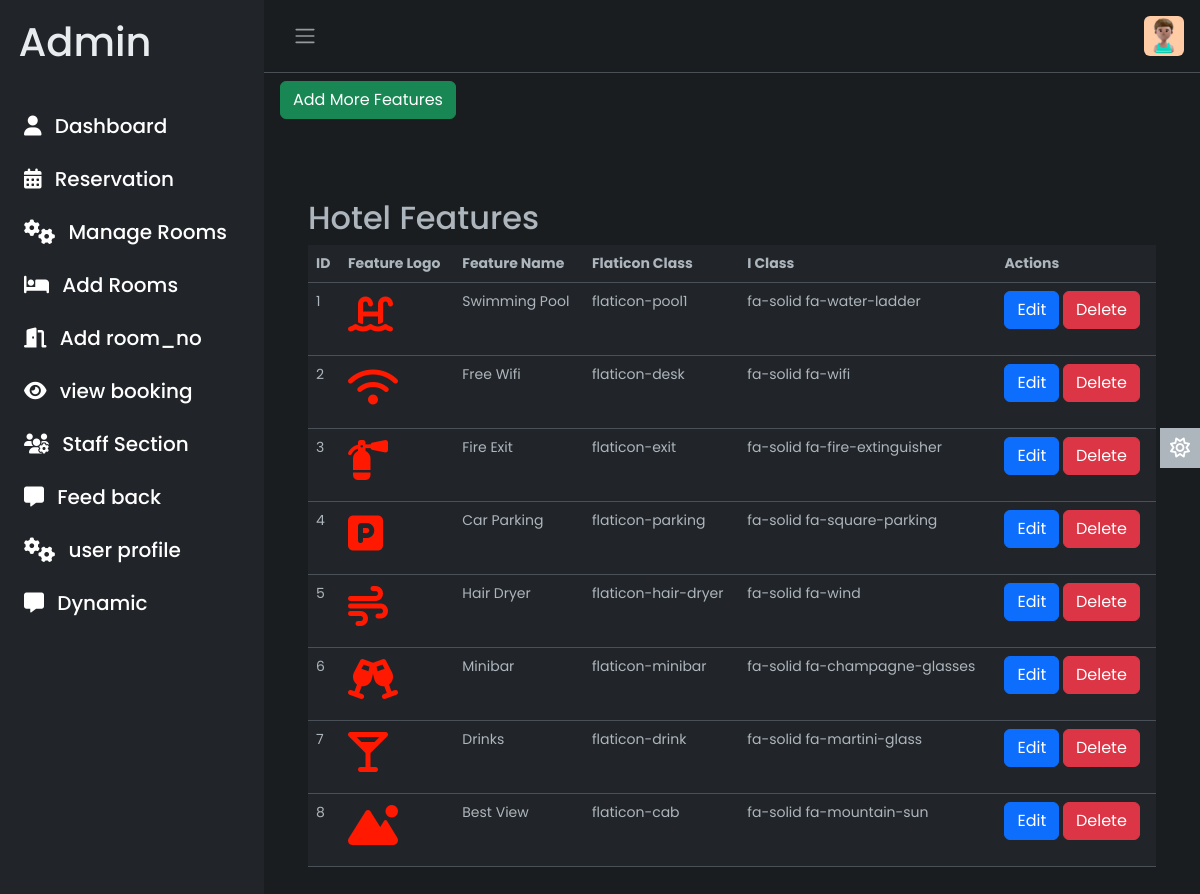
Screenshot of /admin/dynamic/hotel_features.php (signed in) with the database file from the repository.
### tables this page shows
CREATE TABLE `hotelfeatures` (
  `id` int(11) NOT NULL,
  `feature_name` varchar(255) DEFAULT NULL,
  `flaticon_class` varchar(255) DEFAULT NULL,
  `i_class` varchar(255) DEFAULT NULL
);

### admin/dynamic/hotel_features.php (the view, shortened to what this page needs)
<!DOCTYPE html>
<html lang="en" data-bs-theme="dark">
<head>
    <link rel="stylesheet" href="https://cdn.jsdelivr.net/npm/bootstrap@5.3.0-alpha2/dist/css/bootstrap.min.css" />
    <link rel="stylesheet" href="../css/style.css">
</head>
<body>
    <div class="wrapper">
        <?php include ('include/aside.php') ?>
        <div class="main">
            <?php include ('include/nav.php') ?>
            <main class="content px-3 py-2">
                <a href="hotel_features_add.php" class="btn btn-success mb-3">Add More Features</a>
                <div class="container-fluid  p-3 my-container">
                    <div class="container mt-5">
                        <h2>Hotel Features</h2>
                        <table class="table">
                            <thead>
                                <tr>
                                    <th>ID</th>
                                    <th>Feature Logo</th>
                                    <th>Feature Name</th>
                                    <th>Flaticon Class</th>
                                    <th>I Class</th>
                                    <th>Actions</th>
                                </tr>
                            </thead>
                            <tbody>
                                <?php
                                $query = "SELECT * FROM hotelfeatures";
                                $result = mysqli_query($conn, $query);
                                if (mysqli_num_rows($result) > 0) {
                                    while ($row = mysqli_fetch_assoc($result)) {
                                        ?>
                                        <tr>
                                            <td>
                                                <?php echo $row['id']; ?>
                                            </td>
                                            <td>
                                                <span class=<?php echo $row['flaticon_class']; ?> display-3 mb-3 d-block
                                                    text-primary>
                                                    <h1><i class="<?php echo $row['i_class']; ?>" style="color: #ff1900;"></i>
                                                    </h1>
                                                </span>
                                            </td>
                                            <td>
                                                <?php echo $row['feature_name']; ?>
                                            </td>
                                            <td>
                                                <?php echo $row['flaticon_class']; ?>
                                            </td>
                                            <td>
                                                <?php echo $row['i_class']; ?>
                                            </td>
                                            <td>
                                                <a href="edit_feature.php?id=<?php echo $row['id']; ?>"
                                                    class="btn btn-primary">Edit</a>
                                                <a href="delete_feature.php?id=<?php echo $row['id']; ?>"
                                                    class="btn btn-danger">Delete</a>
                                            </td>
                                        </tr>
                                        <?php
                                    }
                                } else {
                                    echo "<tr><td colspan='6'>No hotel features found.</td></tr>";
                                }
                                ?>
                            </tbody>
                        </table>
                    </div>
                </div>
            </main>
            <a href="#" class="theme-toggle">
                <i class="fa-regular fa-sun"></i>
            </a>
        </div>
    </div>
</body>
</html>

### admin/css/style.css (style rules this page uses)
body { font-family: 'Poppins', sans-serif; font-size: 0.875rem; opacity: 1; overflow-y: scroll; margin: 0; }
a { cursor: pointer; text-decoration: none; font-family: 'Poppins', sans-serif; }
.wrapper { align-items: stretch; display: flex; width: 100%; }
.main { display: flex; flex-direction: column; min-height: 100vh; min-width: 0; overflow: hidden; transition: all 0.35s ease-in-out; width: 100%; background: var(--bs-dark-bg-subtle); }
.content { flex: 1; max-width: 100vw; width: 100vw; }
@media (min-width:768px) { .content { max-width: auto; width: auto; } }
.theme-toggle { position: fixed; top: 50%; transform: translateY(-65%); text-align: center; z-index: 10; right: 0; left: auto; border: none; background-color: var(--bs-body-color); }
html[data-bs-theme="dark"] .theme-toggle .fa-sun, html[data-bs-theme="light"] .theme-toggle .fa-moon { cursor: pointer; padding: 10px; display: block; font-size: 1.25rem; color: #FFF; }

### rows the page displays
hotelfeatures: id "1", feature_name "Swimming Pool", flaticon_class "flaticon-pool1", i_class "fa-solid fa-water-ladder"
hotelfeatures: id "2", feature_name "Free Wifi", flaticon_class "flaticon-desk", i_class "fa-solid fa-wifi"
hotelfeatures: id "3", feature_name "Fire Exit", flaticon_class "flaticon-exit", i_class "fa-solid fa-fire-extinguisher"
hotelfeatures: id "4", feature_name "Car Parking", flaticon_class "flaticon-parking", i_class "fa-solid fa-square-parking"
hotelfeatures: id "5", feature_name "Hair Dryer", flaticon_class "flaticon-hair-dryer", i_class "fa-solid fa-wind"
hotelfeatures: id "6", feature_name "Minibar", flaticon_class "flaticon-minibar", i_class "fa-solid fa-champagne-glasses"
hotelfeatures: id "7", feature_name "Drinks", flaticon_class "flaticon-drink", i_class "fa-solid fa-martini-glass"
hotelfeatures: id "8", feature_name "Best View", flaticon_class "flaticon-cab", i_class "fa-solid fa-mountain-sun"
